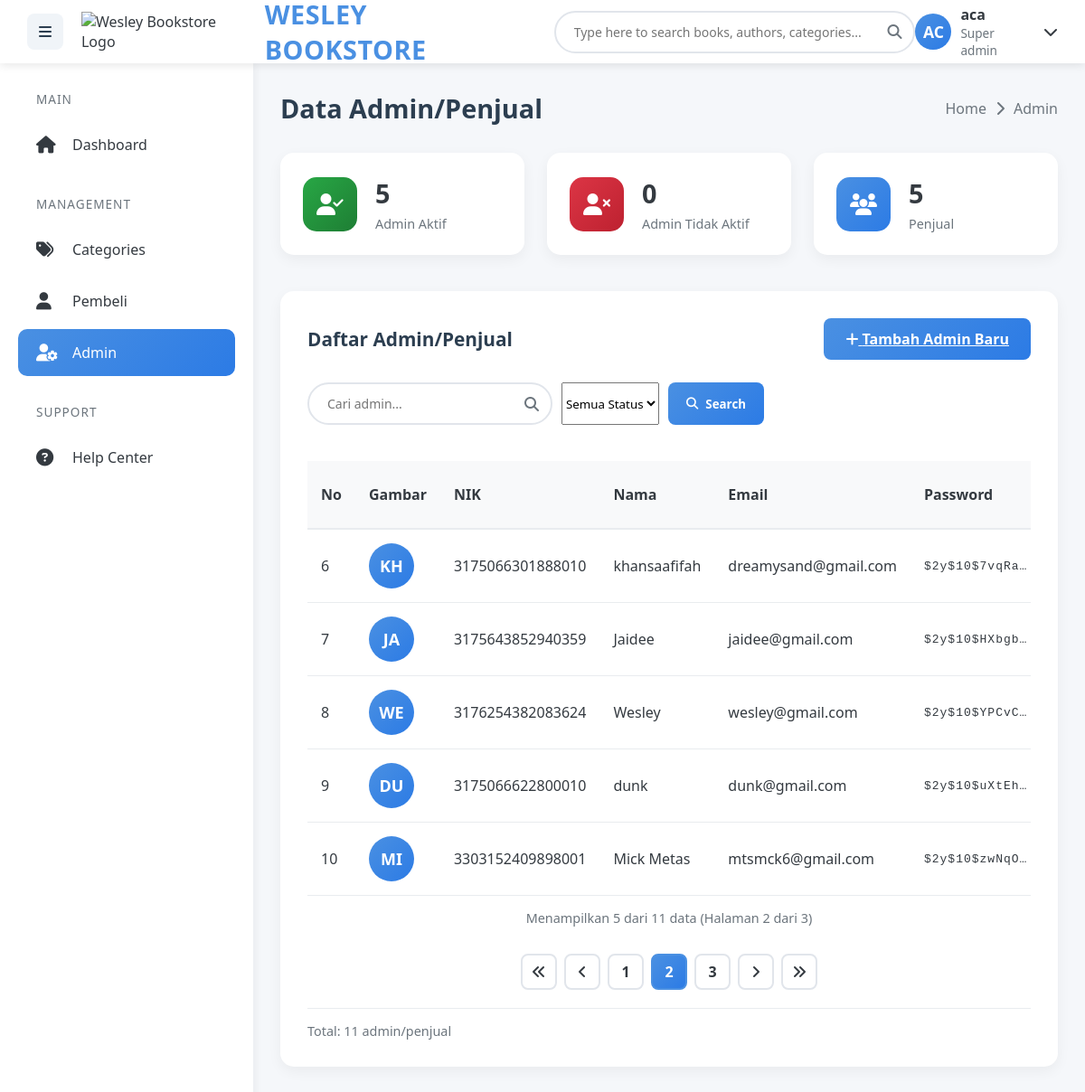
Screenshot of /superadmin/penjual.php?page=2 (signed in) with the database file from the repository.
### tables this page shows
CREATE TABLE `users` (
  `id_user` int(11) NOT NULL,
  `nik` varchar(16) NOT NULL,
  `username` varchar(100) NOT NULL,
  `password` varchar(255) NOT NULL,
  `email` varchar(100) NOT NULL,
  `role` enum('super_admin','penjual','pembeli') NOT NULL,
  `status` enum('aktif','tidak aktif') DEFAULT 'aktif',
  `gambar` varchar(255) NOT NULL,
  `alamat` text NOT NULL,
  `nama_bank` varchar(50) DEFAULT NULL,
  `no_rekening` varchar(50) DEFAULT NULL,
  `last_login` timestamp NULL DEFAULT NULL,
  `remember_token` varchar(255) DEFAULT NULL,
  `created_at` datetime NOT NULL DEFAULT current_timestamp(),
  `last_chat_time` datetime DEFAULT NULL,
  `is_online` tinyint(1) DEFAULT 0,
  `last_seen` datetime DEFAULT NULL,
  `device_token` varchar(255) DEFAULT NULL
);

### superadmin/penjual.php (the view, shortened to what this page needs)
<?php
require_once '../koneksi.php';
$user_id = $_SESSION['user_id'];
$query = "SELECT username, email, nik, gambar FROM users WHERE id_user = ?";
$stmt = $conn->prepare($query);
$stmt->bind_param("i", $user_id);
$stmt->execute();
$result = $stmt->get_result();
if ($result->num_rows > 0) {
    $user = $result->fetch_assoc();
    $username = $user['username'];
} else {
    session_destroy();
    header("Location: ../login.php");
    exit();
}
$search_query = "";
$search_params = "";
$status_filter = "";
$status_params = "";
$rows_per_page = 5;
$count_sql = "SELECT COUNT(*) as total FROM users WHERE (role = 'admin' OR role = 'penjual') $search_query $status_filter";
$count_result = $conn->query($count_sql);
$total_rows = $count_result->fetch_assoc()['total'];
$total_pages = ceil($total_rows / $rows_per_page);
$current_page = isset($_GET['page']) ? (int)$_GET['page'] : 1;
$offset = ($current_page - 1) * $rows_per_page;
$sql = "SELECT * FROM users WHERE (role = 'admin' OR role = 'penjual') $search_query $status_filter ORDER BY id_user DESC LIMIT $offset, $rows_per_page";
$result = $conn->query($sql);
$active_count = 0;
$inactive_count = 0;
$admin_count = 0;
$penjual_count = 0;
$admin_data = array();
if ($result->num_rows > 0) {
    while($row = $result->fetch_assoc()) {
        $admin_data[] = $row;
        $status_value = trim($row['status']);
        if ($status_value === '1' || $status_value === 1 ||
            strtolower($status_value) === 'aktif' ||
            strtolower($status_value) === 'active' ||
            strtolower($status_value) === 'true' ||
            strtolower($status_value) === 'yes' ||
            strtolower($status_value) === 'y' ||
            $status_value === true) {
            $active_count++;
        } else {
            $inactive_count++;
        }
        if ($row['role'] == 'admin') {
            $admin_count++;
        } else {
            $penjual_count++;
        }
    }
}
?>
<!DOCTYPE html>
<html lang="id">
<head>
    <link rel="stylesheet" href="https://cdnjs.cloudflare.com/ajax/libs/font-awesome/6.4.0/css/all.min.css">
</head>
<body>
    <nav class="top-nav">
        <div class="nav-left">
            <div class="menu-toggle" id="menuToggle">
                <i class="fas fa-bars"></i>
            </div>
            <div class="logo">
                <img src="../asset/wesley.png" alt="Wesley Bookstore Logo" class="logo-img">
                <span class="logo-text">WESLEY BOOKSTORE</span>
            </div>
            <div class="search-bar">
                <input type="text" placeholder="Type here to search books, authors, categories...">
                <i class="fas fa-search search-icon"></i>
            </div>
        </div>
        <div class="nav-right">
            <div class="user-profile" id="userProfile">
                <div class="user-info">
                    <div class="avatar">
                        <?php
                        $gambar_path = '../asset/' . htmlspecialchars($user['gambar'] ?: 'default.png');
                        if (file_exists($gambar_path) && $user['gambar'] && $user['gambar'] != 'default.png') {
                            echo '<img src="' . $gambar_path . '" alt="Profile" style="width:100%;height:100%;border-radius:50%;object-fit:cover;">';
                        } else {
                            echo strtoupper(substr($username, 0, 2));
                        }
                        ?>
                    </div>
                    <div class="user-details">
                        <span class="user-name"><?php echo htmlspecialchars($username); ?></span>
                        <span class="user-role"><?php echo ucfirst(str_replace('_', ' ', $_SESSION['role'])); ?></span>
                    </div>
                    <i class="fas fa-chevron-down"></i>
                </div>
            </div>
        </div>
    </nav>
    <aside class="sidebar" id="sidebar">
        <nav class="sidebar-nav">
            <div class="nav-section">
                <div class="nav-title">Main</div>
                <a href="index.php" class="sidebar-item">
                    <i class="fas fa-home"></i>
                    <span>Dashboard</span>
                </a>
            </div>
            <div class="nav-section">
                <div class="nav-title">Management</div>
                <a href="categories.php" class="sidebar-item">
                    <i class="fas fa-tags"></i>
                    <span>Categories</span>
                </a>
                <a href="pembeli.php" class="sidebar-item">
                    <i class="fas fa-user"></i>
                    <span>Pembeli</span>
                </a>
                <a href="penjual.php" class="sidebar-item active">
                    <i class="fas fa-user-cog"></i>
                    <span>Admin</span>
                </a>
            </div>
            <div class="nav-section">
                <div class="nav-title">Support</div>
                <a href="help.php" class="sidebar-item">
                    <i class="fas fa-question-circle"></i>
                    <span>Help Center</span>
                </a>
            </div>
        </nav>
    </aside>
    <main class="main-content" id="mainContent">
        <div class="content-header">
            <h1 class="page-title">Data Admin/Penjual</h1>
            <div class="breadcrumb">
                <a href="index.php">Home</a>
                <i class="fas fa-chevron-right"></i>
                <span>Admin</span>
            </div>
        </div>
        <div class="stats-grid">
            <div class="stat-card">
                <div class="stat-icon" style="background: linear-gradient(135deg, var(--success) 0%, #1e7e34 100%);">
                    <i class="fas fa-user-check"></i>
                </div>
                <div class="stat-content">
                    <div class="stat-value"><?php echo $active_count; ?></div>
                    <div class="stat-label">Admin Aktif</div>
                </div>
            </div>
            <div class="stat-card">
                <div class="stat-icon" style="background: linear-gradient(135deg, var(--danger) 0%, #bd2130 100%);">
                    <i class="fas fa-user-times"></i>
                </div>
                <div class="stat-content">
                    <div class="stat-value"><?php echo $inactive_count; ?></div>
                    <div class="stat-label">Admin Tidak Aktif</div>
                </div>
            </div>
            <div class="stat-card">
                <div class="stat-icon" style="background: linear-gradient(135deg, var(--secondary) 0%, #2c7be5 100%);">
                    <i class="fas fa-users"></i>
                </div>
                <div class="stat-content">
                    <div class="stat-value"><?php echo $penjual_count; ?></div>
                    <div class="stat-label">Penjual</div>
                </div>
            </div>
        </div>
        <div class="content-section">
            <div class="section-header">
                <h2 class="section-title">Daftar Admin/Penjual</h2>
                <a href="create.php" class="btn btn-primary">
                    <i class="fas fa-plus"></i> Tambah Admin Baru
                </a>
            </div>
            <div class="filter-section">
                <form method="GET" action="" class="table-search-form">
                    <div class="table-search">
                        <div class="table-search-box">
                            <input type="text"
                                   name="search"
                                   id="searchInput"
                                   value="<?php echo isset($_GET['search']) ? htmlspecialchars($_GET['search']) : ''; ?>"
                                   placeholder="Cari admin...">
                            <i class="fas fa-search"></i>
                        </div>
                        <select name="status" id="statusFilter" class="status-filter">
                            <option value="all" <?php echo (!isset($_GET['status']) || $_GET['status'] == 'all') ? 'selected' : ''; ?>>Semua Status</option>
                        </select>
                        <button type="submit" class="search-btn">
                            <i class="fas fa-search"></i> Search
                        </button>
                    </div>
                </form>
            </div>
            <div class="table-container">
                <table class="admin-table">
                    <thead>
                        <tr>
                            <th>No</th>
                            <th>Gambar</th>
                            <th>NIK</th>
                            <th>Nama</th>
                            <th>Email</th>
                            <th>Password</th>
                        </tr>
                    </thead>
                    <tbody id="adminTableBody">
                        <?php
                        $start_no = ($current_page - 1) * $rows_per_page + 1;
                        if (!empty($admin_data)):
                        foreach ($admin_data as $admin):
                            $id = htmlspecialchars($admin['id_user'], ENT_QUOTES, 'UTF-8');
                            $name = htmlspecialchars($admin['username'], ENT_QUOTES, 'UTF-8');
                            $nik = isset($admin['nik']) ? htmlspecialchars($admin['nik'], ENT_QUOTES, 'UTF-8') : '-';
                            $email = htmlspecialchars($admin['email'], ENT_QUOTES, 'UTF-8');
                            $password = htmlspecialchars($admin['password'], ENT_QUOTES, 'UTF-8');
                            $gambar = isset($admin['gambar']) && !empty($admin['gambar']) ? $admin['gambar'] : 'default.png';
                            $gambar_path = '../asset/' . $gambar;
                            $gambar_url = file_exists($gambar_path) ? '../asset/' . $gambar : '../asset/default.png';
                            $status_value = trim($admin['status']);
                            $is_active = false;
                            if ($status_value === '1' || $status_value === 1 ||
                                strtolower($status_value) === 'aktif' ||
                                strtolower($status_value) === 'active' ||
                                strtolower($status_value) === 'true' ||
                                strtolower($status_value) === 'yes' ||
                                strtolower($status_value) === 'y' ||
                                $status_value === true) {
                                $is_active = true;
                            }
                            $status = $is_active ? 'aktif' : 'tidak aktif';
                        ?>
                        <tr data-status="<?php echo $status; ?>" data-id="<?php echo $id; ?>">
                            <td><?php echo $start_no++; ?></td>
                            <td>
                                <?php if (file_exists($gambar_path) && $gambar != 'default.png'): ?>
                                    <img src="<?php echo $gambar_url; ?>" alt="Profile" class="profile-img">
                                <?php else: ?>
                                    <div class="user-initials"><?php echo strtoupper(substr($name, 0, 2)); ?></div>
                                <?php endif; ?>
                            </td>
                            <td><?php echo $nik; ?></td>
                            <td>
                                <div class="user-info-cell">
                                    <span><?php echo $name; ?></span>
                                </div>
                            </td>
                            <td><?php echo $email; ?></td>
                            <td class="password-field"><?php echo substr($password, 0, 20); ?>...</td>
                        </tr>
                        <?php endforeach; ?>
                        <?php endif; ?>
                    </tbody>
                </table>
            </div>
            <?php if ($total_pages > 1): ?>
            <div class="pagination-container">
                <div class="pagination-info">
                    Menampilkan <?php echo min($rows_per_page, $total_rows - $offset); ?> dari <?php echo $total_rows; ?> data
                    (Halaman <?php echo $current_page; ?> dari <?php echo $total_pages; ?>)
                </div>
                <div class="pagination">
                    <?php if ($current_page > 1): ?>
                    <a href="?page=1<?php echo $search_params . $status_params; ?>" class="pagination-link" title="Halaman Pertama">
                        <i class="fas fa-angle-double-left"></i>
                    </a>
                    <?php else: ?>
                    <span class="pagination-link disabled">
                        <i class="fas fa-angle-double-left"></i>
                    </span>
                    <?php endif; ?>
                    <?php if ($current_page > 1): ?>
                    <a href="?page=<?php echo $current_page - 1; ?><?php echo $search_params . $status_params; ?>" class="pagination-link" title="Halaman Sebelumnya">
                        <i class="fas fa-angle-left"></i>
                    </a>
                    <?php else: ?>
                    <span class="pagination-link disabled">
                        <i class="fas fa-angle-left"></i>
                    </span>
                    <?php endif; ?>
                    <?php
                    $start_page = max(1, $current_page - 2);
                    $end_page = min($total_pages, $current_page + 2);
                    for ($i = $start_page; $i <= $end_page; $i++):
                    ?>
                        <?php if ($i == $current_page): ?>
                        <span class="pagination-link active"><?php echo $i; ?></span>
                        <?php else: ?>
                        <a href="?page=<?php echo $i; ?><?php echo $search_params . $status_params; ?>" class="pagination-link"><?php echo $i; ?></a>
                        <?php endif; ?>
                    <?php endfor; ?>
                    <?php if ($current_page < $total_pages): ?>
                    <a href="?page=<?php echo $current_page + 1; ?><?php echo $search_params . $status_params; ?>" class="pagination-link" title="Halaman Berikutnya">
                        <i class="fas fa-angle-right"></i>
                    </a>
                    <?php else: ?>
                    <span class="pagination-link disabled">
                        <i class="fas fa-angle-right"></i>
                    </span>
                    <?php endif; ?>
                    <?php if ($current_page < $total_pages): ?>
                    <a href="?page=<?php echo $total_pages; ?><?php echo $search_params . $status_params; ?>" class="pagination-link" title="Halaman Terakhir">
                        <i class="fas fa-angle-double-right"></i>
                    </a>
                    <?php else: ?>
                    <span class="pagination-link disabled">
                        <i class="fas fa-angle-double-right"></i>
                    </span>
                    <?php endif; ?>
                </div>
            </div>
            <?php endif; ?>
            <div class="table-footer">
                <div>
                    <?php if (isset($_GET['search']) && !empty($_GET['search'])): ?>
                        Total: <?php echo $total_rows; ?> admin/penjual untuk pencarian "<?php echo htmlspecialchars($_GET['search']); ?>"
                    <?php elseif (isset($_GET['status']) && $_GET['status'] !== 'all'): ?>
                        Total: <?php echo $total_rows; ?> admin/penjual dengan status "<?php echo htmlspecialchars($_GET['status']); ?>"
                    <?php else: ?>
                        Total: <?php echo $total_rows; ?> admin/penjual
                    <?php endif; ?>
                </div>
            </div>
        </div>
    </main>
</body>
</html>

### rows the page displays
users: username "AC", username "aca"
users: username "KH", nik "3175066301888010", username "khansaafifah", email "dreamysand@gmail.com", password "$2y$10$7vqRa…"
users: username "JA", nik "3175643852940359", username "Jaidee", email "jaidee@gmail.com", password "$2y$10$HXbgb…"
users: username "WE", nik "3176254382083624", username "Wesley", email "wesley@gmail.com", password "$2y$10$YPCvC…"
users: username "DU", nik "3175066622800010", username "dunk", email "dunk@gmail.com", password "$2y$10$uXtEh…"
users: username "MI", nik "3303152409898001", username "Mick Metas", email "mtsmck6@gmail.com", password "$2y$10$zwNqO…"

### other values shown
str_replace('_', ' ', $_SESSION['role']) "Super admin"
$active_count "5"
$inactive_count "0"
$penjual_count "5"
min($rows_per_page, $total_rows - $offset) "5"
$total_rows "11"
$current_page "2"
$total_pages "3"
